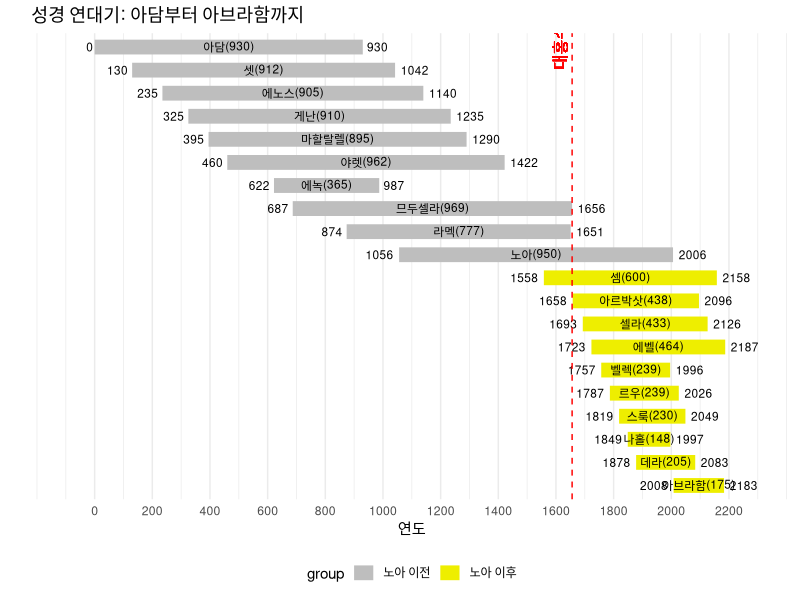

The R source for this figure:
# 필요한 라이브러리 로드
library(ggplot2)
library(dplyr)


# 데이터 생성
data <- data.frame(
  name = c("아담", "셋", "에노스", "게난", "마할랄렐", "야렛", "에녹", "므두셀라", "라멕", "노아", "셈", "아르박삿", "셀라", "에벨", "벨렉", "르우", "스룩", "나홀", "데라", "아브라함"),
  birth = c(0, 130, 235, 325, 395, 460, 622, 687, 874, 1056, 1558, 1658, 1693, 1723, 1757, 1787, 1819, 1849, 1878, 2008),
  life = c(930, 912, 905, 910, 895, 962, 365, 969, 777, 950, 600, 438, 433, 464, 239, 239, 230, 148, 205, 175),
  group = c(rep("노아 이전", 10), rep("노아 이후", 10))
)

# 데이터 처리
data <- data %>%
  mutate(end = birth + life,
         label_position = birth + life / 2,
         name_life = paste0(name, "(", life, ")"))

# 그래프 생성
ggplot(data, aes(y = reorder(name, -birth))) +
  geom_segment(aes(x = birth, xend = end, yend = name, color = group), size = 5) +
  geom_text(aes(x = birth, label = birth), hjust = 1.2, size = 3) +
  geom_text(aes(x = label_position, label = name_life), vjust = 0.5, size = 3) +
  geom_text(aes(x = end, label = end), hjust = -0.2, size = 3) +
  geom_vline(xintercept = 1656, color = "red", linetype = "dashed") +
  geom_text(aes(x = 1656, y = 20, label = "대홍수"), angle = 90, vjust = -0.5, color = "red", size = 4) +
  scale_x_continuous(breaks = seq(0, 2200, by = 200), limits = c(-100, 2300)) +
  scale_color_manual(values = c("노아 이전" = "gray", "노아 이후" = "yellow2")) +
  labs(title = "성경 연대기: 아담부터 아브라함까지",
       x = "연도", y = "") +
  theme_minimal() +
  theme(axis.text.y = element_blank(),
        panel.grid.major.y = element_blank(),
        panel.grid.minor.y = element_blank(),
        legend.position = "bottom")